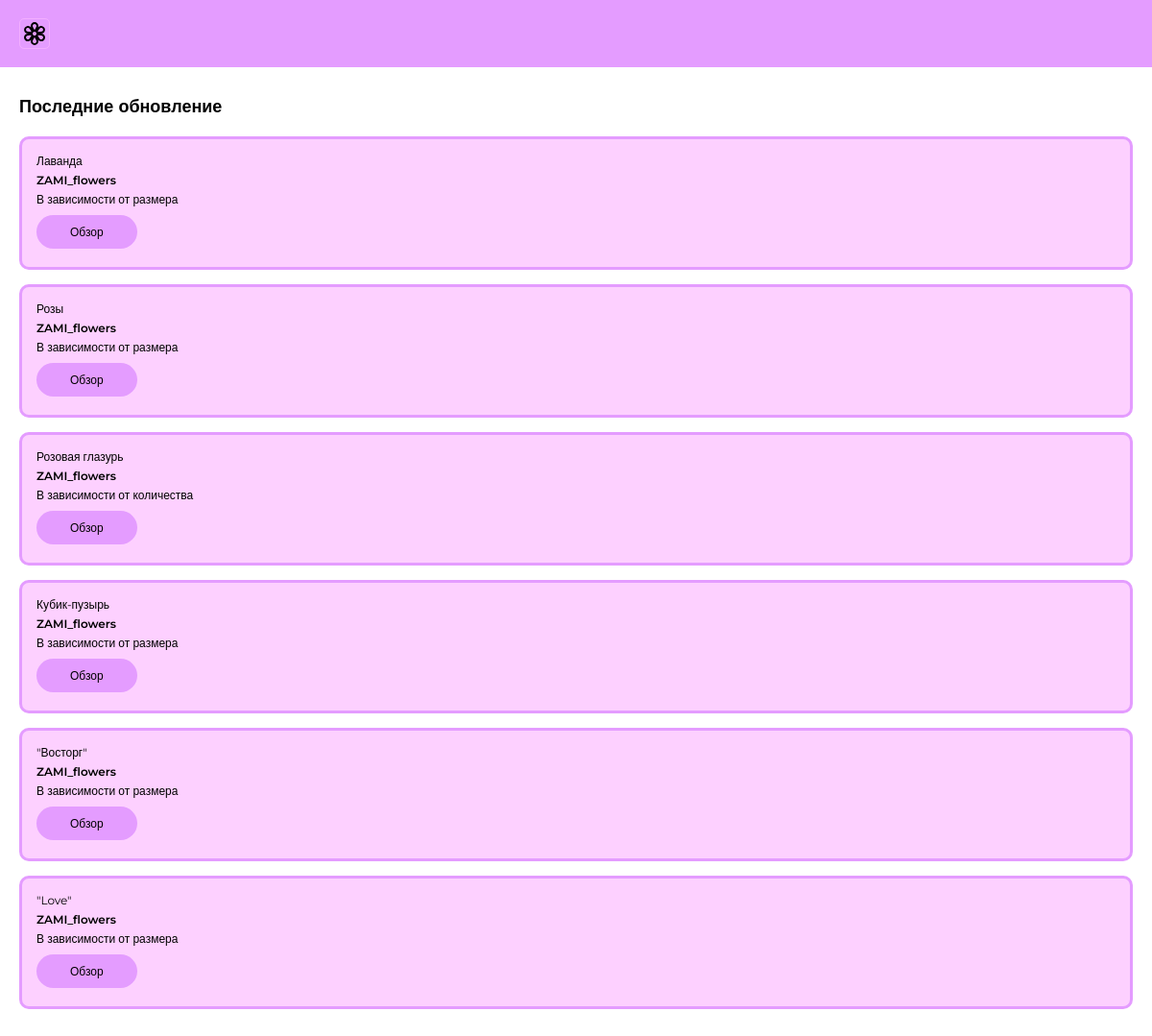
The app's page /flowers/ (signed in) with its own data.
### ZAMI_app/models.py (models this page shows, shortened)
class Flowers(models.Model):
    title = models.CharField("Цветы", max_length=255)
    category = models.ForeignKey(Category, on_delete=models.CASCADE, verbose_name="Выберите категории")
    company = models.CharField("ZAMI_flowers", max_length=100)
    price = models.CharField("Цена", max_length=80, default="без опыта")
    description = models.TextField("Описание")
    image = models.CharField("URL-фото", max_length=500)
    address = models.CharField("Адрес", max_length=100)
    phone = models.CharField("Телефон", max_length=14)
    email = models.CharField("E-mail", max_length=100)
    created_ad = models.DateTimeField("Дата и время публикации", default=datetime.now)
    class Meta:
        verbose_name = "Цветы"
        verbose_name_plural = "Цветы"

### ZAMI_app/views.py (the view)
# urls.py: path('flowers/', views.flowers_page, name='flowers_page'),
def flowers_page(request):
    flowers = Flowers.objects.all()
    context = {
        'flowers': flowers
    }
    return render(request, "./flowers.html", context)

### ZAMI_app/templates/flowers.html (shortened to what this page needs)
{% extends 'base.html' %}
{% block content %}
{% if user.is_authenticated %}
<section class="flowers">
    <div class="container">
        <h2 class="title">Последние обновление</h2>
        <div class="flowers-list">
            {% for flowers in flowers %}
            <div class="flowers-card">
                <h3 class="flowers-card__title">{{ flowers.title }}</h3>
                <h3 class="flowers-card__company">{{ flowers.company }}</h3>
                <h3 class="flowers-card__title">{{ flowers.price }}</h3>
                <a href="{% url 'flowers_detail_page' pk=flowers.pk %}" class="dark-button">Обзор</a>
            </div>
            {% endfor %}
        </div>
    </div>
</section>
{% endif %}
{% endblock %}

### ZAMI_app/static/css/stile.css (style rules this page uses)
* { padding: 0; margin: 0; box-sizing: border-box; font-family: "Montserrat", sans-serif; }
:root { --light: #E49CFF; --secondary: #FDD0FF; --success: #D26AFE; --dark: #000000; }
.container { margin-left: 20px; margin-right: 20px; }
.title { font-size: 18px; font-weight: 700; color: var(--dark); }
.categories, .flowers, .flowers-detail, .auth { padding: 30px 0; }
.categories-list, .flowers-list { margin: 20px 0; }
.flowers-card { border: 3px solid var(--light); background-color: var(--secondary); padding: 15px; border-radius: 10px; margin-bottom: 15px; }
.flowers-card__title, .flowers-card__company { color: var(--dark); font-size: 12px; margin-bottom: 5px; }
.flowers-card__title { font-weight: 400; }
.flowers-card__company { font-weight: 600; }
.dark-button, .button-success { cursor: pointer; font-size: 12px; text-decoration: none; display: inline-block; margin: 4px 0; background-color: var(--light); color: var(--dark); padding: 10px 35px; border-radius: 30px; border: none; }

### records on screen
Flowers: title "Лаванда", company "ZAMI_flowers", price "В зависимости от размера"
Flowers: title "Розы", company "ZAMI_flowers", price "В зависимости от размера"
Flowers: title "Розовая глазурь", company "ZAMI_flowers", price "В зависимости от количества"
Flowers: title "Кубик-пузырь", company "ZAMI_flowers", price "В зависимости от размера"
Flowers: title "\"Восторг\"", company "ZAMI_flowers", price "В зависимости от размера"
Flowers: title "\"Love\"", company "ZAMI_flowers", price "В зависимости от размера"
